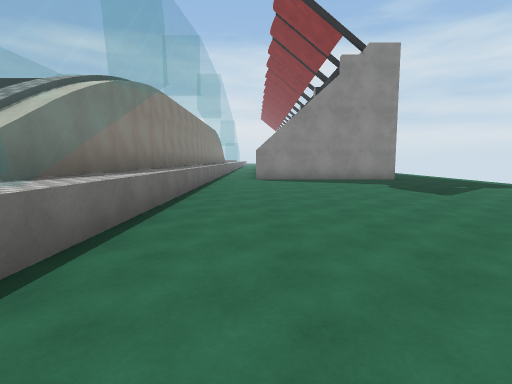
[1] (above)

18 first-person views from a walk through a 3-D level made in the Unity game engine. The camera is 1.4 m above the floor, tilts 6° down and sees 80° across. The floor is counted in squares, 2 m on a side. Each view is taken from the middle of a square. On the plan, view 1 faces up. The plan holds only what a view shows up to about 10 squares ahead; the rest is blank. The place goes on beyond the plan. Some surface patterns are stand-ins.

[2]
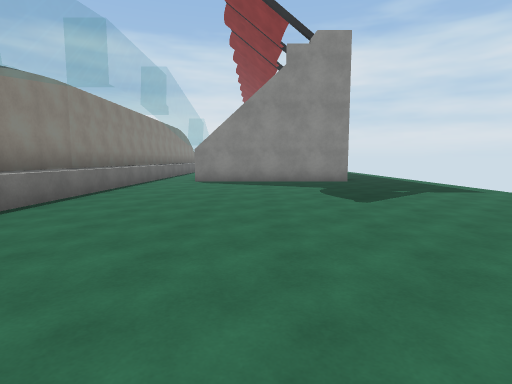

[3]
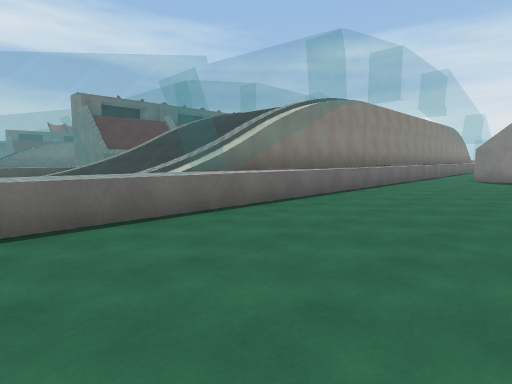

[4]
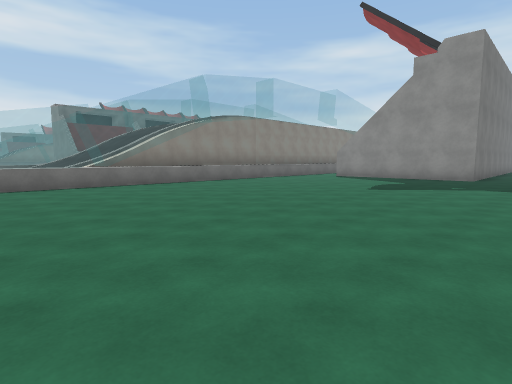

[5]
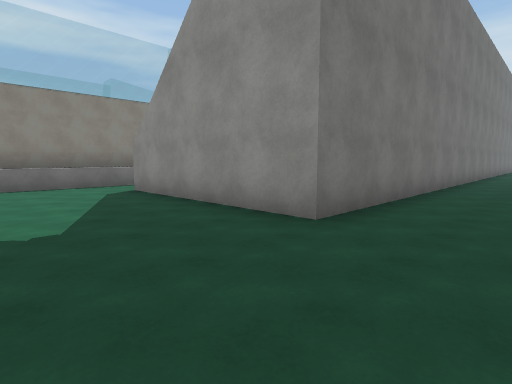

[6]
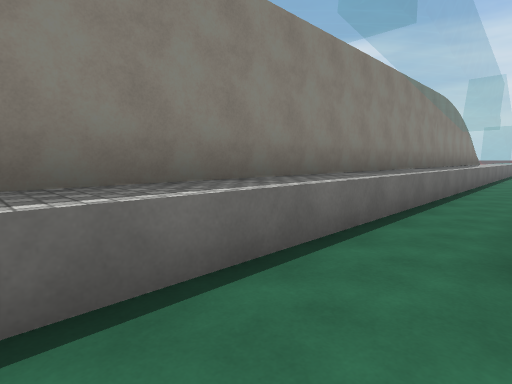

[7]
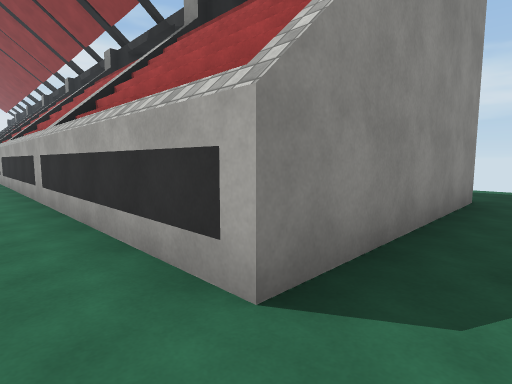

[8]
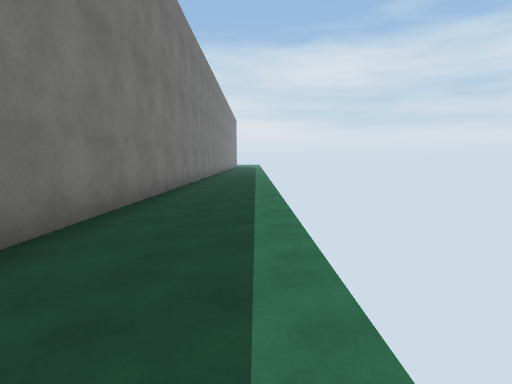

[9]
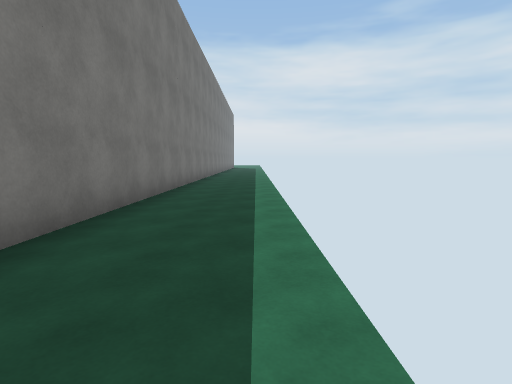

[10]
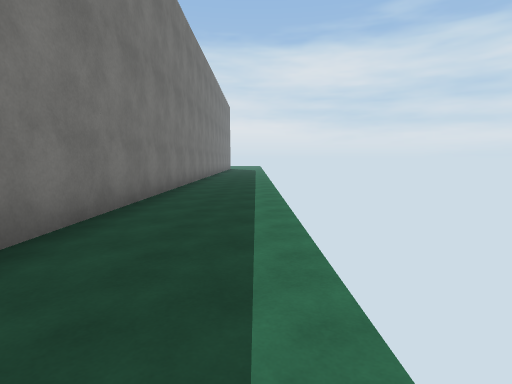

[11]
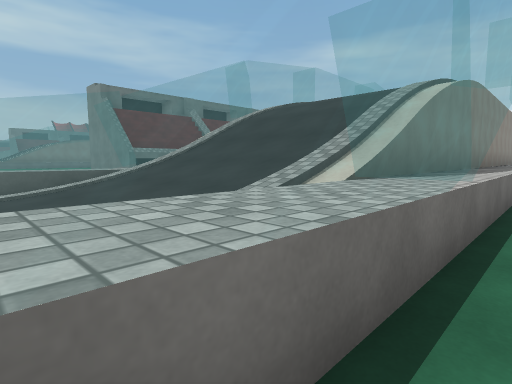

[12]
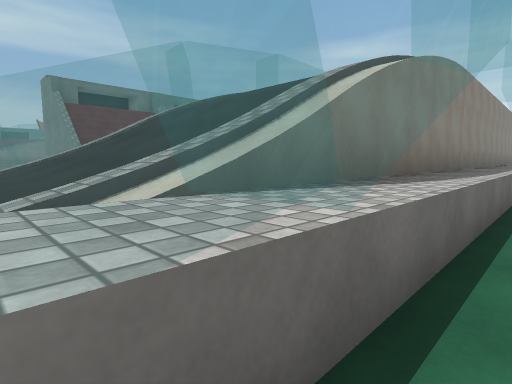

[13]
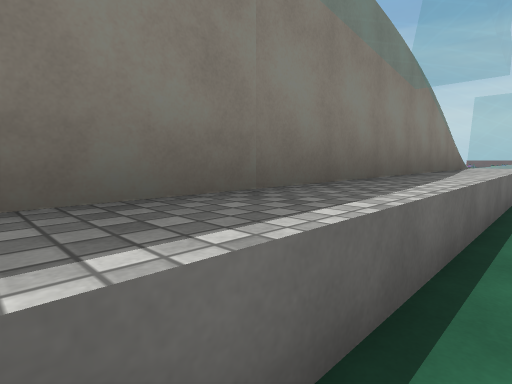

[14]
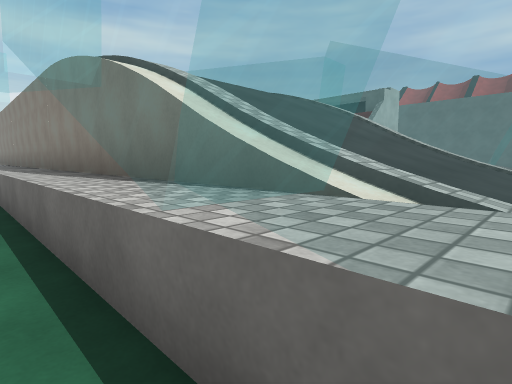

[15]
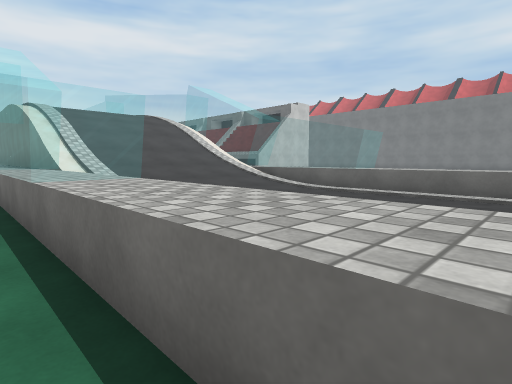

[16]
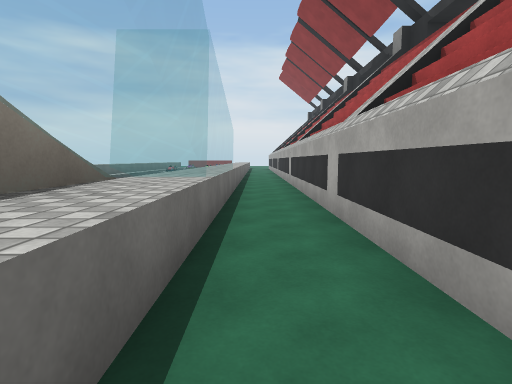

[17]
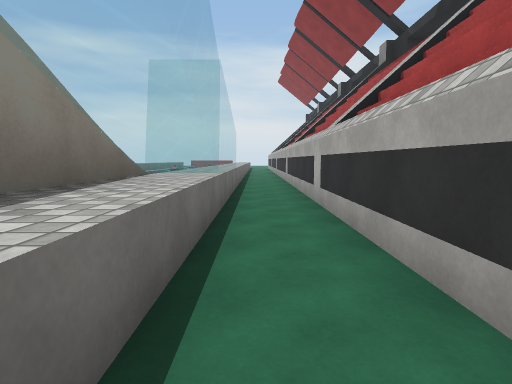

[18]
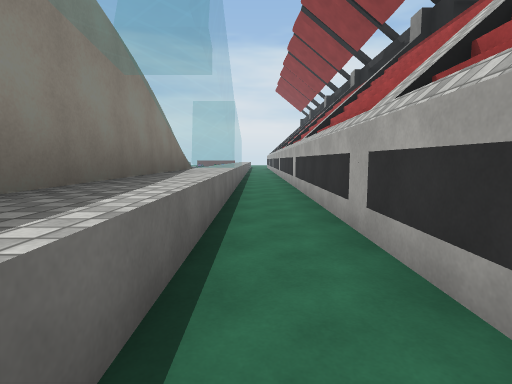

### Floor plan
Key: @ floor where view 1 was taken; # wall or solid block; . floor; / step, stairs or slope; = window, fence, low wall or low ledge; ^ raised ledge.
Columns run from 8 left of view 1 to 7 right of it. Each row starts with its distance up from view 1.
 32  /.   ^.#    #..
 31 ^/.   ^.#    #..
 30 ^/.   ^.#    #..
 29 ^/.   ^.#    #..
 28 =/.   =.#    #..
 27 =///  =.#    #..
 26 =/////=.#    #..
 25 =/////=.#    #..
 24 =/////=.#    #..
 23 =/////=.#    #..
 22 =/////=.#    #..
 21 =/  //=.#    #..
 20 =    /=.#    #..
 19 =    /=.#    #..
 18      /=.#    #..
 17      /=.#    #..
 16      /=.#    #..
 15      /=.#    #..
 14      /=.#    #..
 13      /=.#    #..
 12      /=.#    #..
 11      /=.######..
 10      /=.........
  9      /=.........
  8 =     =.........
  7 =/   /=.........
  6 =/////=........
  5 =/////=........
  4 =/////=.........
  3 =/////=.........
  2 =/////=.........
  1 =/////=.........
  0 =///  =.@.......
 -1  /.   =.........

Where each view was taken, in squares from view 1:
view 1: 0 up, 0 right, facing up
view 2: 1 up, 2 right, facing up
view 3: 1 down, 2 right, facing up-left
view 4: 1 down, 7 right, facing up-left
view 5: 8 up, 7 right, facing up-left
view 6: 9 up, 0 right, facing up-left
view 7: 10 up, 1 left, facing up-right
view 8: 14 up, 7 right, facing up
view 9: 18 up, 7 right, facing up
view 10: 22 up, 7 right, facing up
view 11: 1 down, 1 left, facing up-left
view 12: 1 up, 1 left, facing up-left
view 13: 17 up, 1 left, facing up-left
view 14: 26 up, 1 left, facing down-left
view 15: 32 up, 1 left, facing down-left
view 16: 22 up, 1 left, facing up
view 17: 21 up, 1 left, facing up
view 18: 18 up, 1 left, facing up
